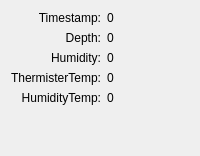
      <widget class="QWidget" name="tab_5">
       <attribute name="title">
        <string>Depth</string>
       </attribute>
       <layout class="QVBoxLayout" name="verticalLayout_5">
        <item>
         <layout class="QGridLayout" name="gridLayout_12">
          <item row="0" column="0">
           <widget class="QLabel" name="label_51">
            <property name="text">
             <string>Timestamp:</string>
            </property>
            <property name="alignment">
             <set>Qt::AlignRight|Qt::AlignTop|Qt::AlignTrailing</set>
            </property>
           </widget>
          </item>
          <item row="0" column="1">
           <widget class="QLabel" name="lblDepthTimestamp">
            <property name="text">
             <string>0</string>
            </property>
           </widget>
          </item>
          <item row="1" column="0">
           <widget class="QLabel" name="label_52">
            <property name="text">
             <string>Depth:</string>
            </property>
            <property name="alignment">
             <set>Qt::AlignRight|Qt::AlignTop|Qt::AlignTrailing</set>
            </property>
           </widget>
          </item>
          <item row="1" column="1">
           <widget class="QLabel" name="lblDepthDepth">
            <property name="text">
             <string>0</string>
            </property>
           </widget>
          </item>
          <item row="2" column="0">
           <widget class="QLabel" name="label_53">
            <property name="text">
             <string>Humidity:</string>
            </property>
            <property name="alignment">
             <set>Qt::AlignRight|Qt::AlignTop|Qt::AlignTrailing</set>
            </property>
           </widget>
          </item>
          <item row="2" column="1">
           <widget class="QLabel" name="lblDepthHumidity">
            <property name="text">
             <string>0</string>
            </property>
           </widget>
          </item>
          <item row="3" column="0">
           <widget class="QLabel" name="label_76">
            <property name="text">
             <string>ThermisterTemp:</string>
            </property>
            <property name="alignment">
             <set>Qt::AlignRight|Qt::AlignTop|Qt::AlignTrailing</set>
            </property>
           </widget>
          </item>
          <item row="3" column="1">
           <widget class="QLabel" name="lblDepthThermisterTemp">
            <property name="text">
             <string>0</string>
            </property>
           </widget>
          </item>
          <item row="4" column="0">
           <widget class="QLabel" name="label_77">
            <property name="text">
             <string>HumidityTemp:</string>
            </property>
            <property name="alignment">
             <set>Qt::AlignRight|Qt::AlignTop|Qt::AlignTrailing</set>
            </property>
           </widget>
          </item>
          <item row="4" column="1">
           <widget class="QLabel" name="lbDepthHumidTemp">
            <property name="text">
             <string>0</string>
            </property>
           </widget>
          </item>
         </layout>
        </item>
        <item>
         <spacer name="verticalSpacer_8">
          <property name="orientation">
           <enum>Qt::Vertical</enum>
          </property>
          <property name="sizeHint" stdset="0">
           <size>
            <width>20</width>
            <height>40</height>
           </size>
          </property>
         </spacer>
        </item>
       </layout>
      </widget>
